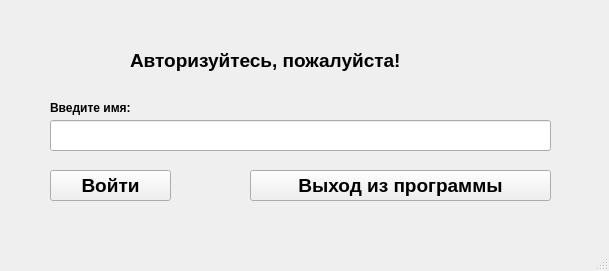
<?xml version="1.0" encoding="UTF-8"?>
<ui version="4.0">
 <class>AuthoriseWindow</class>
 <widget class="QMainWindow" name="AuthoriseWindow">
  <property name="geometry">
   <rect>
    <x>0</x>
    <y>0</y>
    <width>609</width>
    <height>271</height>
   </rect>
  </property>
  <property name="windowTitle">
   <string>Authorise</string>
  </property>
  <widget class="QWidget" name="centralwidget">
   <widget class="QLineEdit" name="lineEdit">
    <property name="geometry">
     <rect>
      <x>50</x>
      <y>120</y>
      <width>501</width>
      <height>31</height>
     </rect>
    </property>
    <property name="font">
     <font>
      <pointsize>14</pointsize>
      <weight>75</weight>
      <bold>true</bold>
     </font>
    </property>
   </widget>
   <widget class="QPushButton" name="authorization">
    <property name="geometry">
     <rect>
      <x>50</x>
      <y>170</y>
      <width>121</width>
      <height>31</height>
     </rect>
    </property>
    <property name="font">
     <font>
      <pointsize>14</pointsize>
      <weight>75</weight>
      <bold>true</bold>
     </font>
    </property>
    <property name="text">
     <string>Войти</string>
    </property>
   </widget>
   <widget class="QPushButton" name="exit">
    <property name="geometry">
     <rect>
      <x>250</x>
      <y>170</y>
      <width>301</width>
      <height>31</height>
     </rect>
    </property>
    <property name="font">
     <font>
      <pointsize>14</pointsize>
      <weight>75</weight>
      <bold>true</bold>
     </font>
    </property>
    <property name="text">
     <string>Выход из программы</string>
    </property>
   </widget>
   <widget class="QLabel" name="label">
    <property name="geometry">
     <rect>
      <x>130</x>
      <y>40</y>
      <width>361</width>
      <height>41</height>
     </rect>
    </property>
    <property name="text">
     <string>&lt;html&gt;&lt;head/&gt;&lt;body&gt;&lt;p&gt;&lt;span style=&quot; font-size:14pt; font-weight:600;&quot;&gt;Авторизуйтесь, пожалуйста!&lt;/span&gt;&lt;/p&gt;&lt;/body&gt;&lt;/html&gt;</string>
    </property>
   </widget>
   <widget class="QLabel" name="label_2">
    <property name="geometry">
     <rect>
      <x>50</x>
      <y>100</y>
      <width>101</width>
      <height>16</height>
     </rect>
    </property>
    <property name="text">
     <string>&lt;html&gt;&lt;head/&gt;&lt;body&gt;&lt;p&gt;&lt;span style=&quot; font-size:9pt; font-weight:600;&quot;&gt;Введите имя:&lt;/span&gt;&lt;/p&gt;&lt;/body&gt;&lt;/html&gt;</string>
    </property>
   </widget>
  </widget>
  <widget class="QMenuBar" name="menubar">
   <property name="geometry">
    <rect>
     <x>0</x>
     <y>0</y>
     <width>609</width>
     <height>26</height>
    </rect>
   </property>
  </widget>
  <widget class="QStatusBar" name="statusbar"/>
 </widget>
 <resources/>
 <connections/>
</ui>
